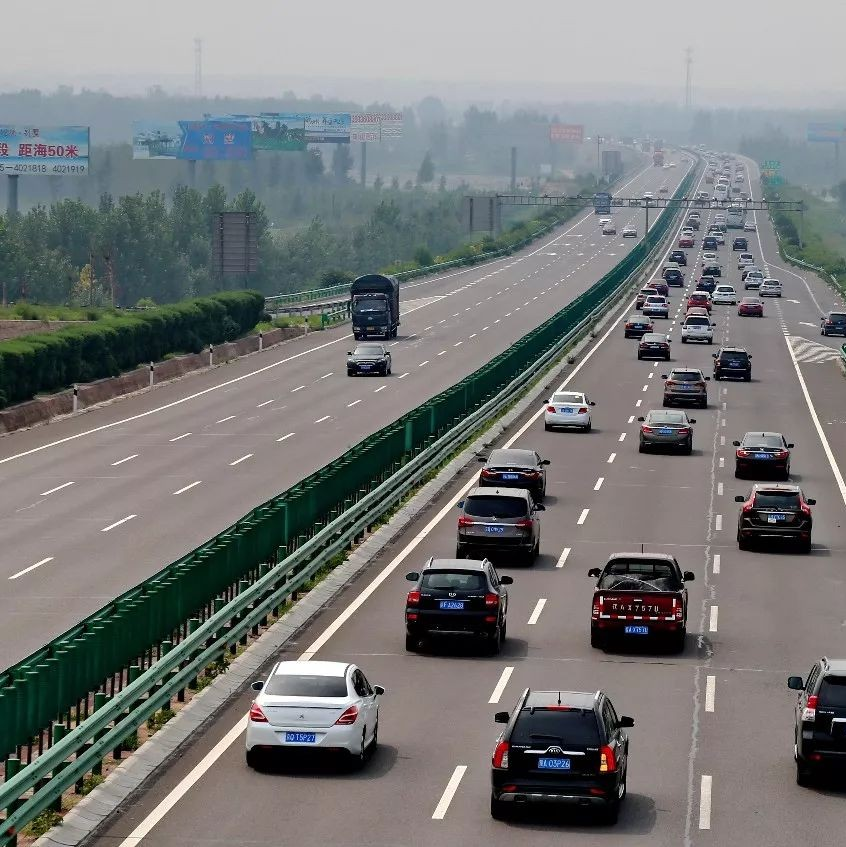
#> input picture 实验图片1.jpg, 846 x 847 px, given in place of 1.jpg, which was not available
$ python '经典算法分割.py'   (older library calls are emulated)
#> lines starting #> are read from the running program, lines starting #| are printed output that depends on the picture; after the words box and inside, x2 and y2 are one past the last pixel; in counts of white or black regions, pixels touching at a corner belong together; pictures that were not available may be replaced by others from this repository, and a replacement may not be noted
import cv2
import numpy as np
from matplotlib import pyplot as plt

# 读取图片
image_path = '1.jpg'
img = cv2.imread(image_path, cv2.IMREAD_GRAYSCALE)
#> img: shape (847, 846); min 0, max 255, mean 119.5

# Robert 算子
roberts_cross_v = np.array([[1, 0], [0, -1]])
roberts_cross_h = np.array([[0, 1], [-1, 0]])
roberts_v = cv2.filter2D(img, -1, roberts_cross_v)
roberts_h = cv2.filter2D(img, -1, roberts_cross_h)
edges_roberts = roberts_v + roberts_h

# Sobel 算子
edges_sobel_x = cv2.Sobel(img, cv2.CV_64F, 1, 0, ksize=3)
edges_sobel_y = cv2.Sobel(img, cv2.CV_64F, 0, 1, ksize=3)
edges_sobel = cv2.magnitude(edges_sobel_x, edges_sobel_y)
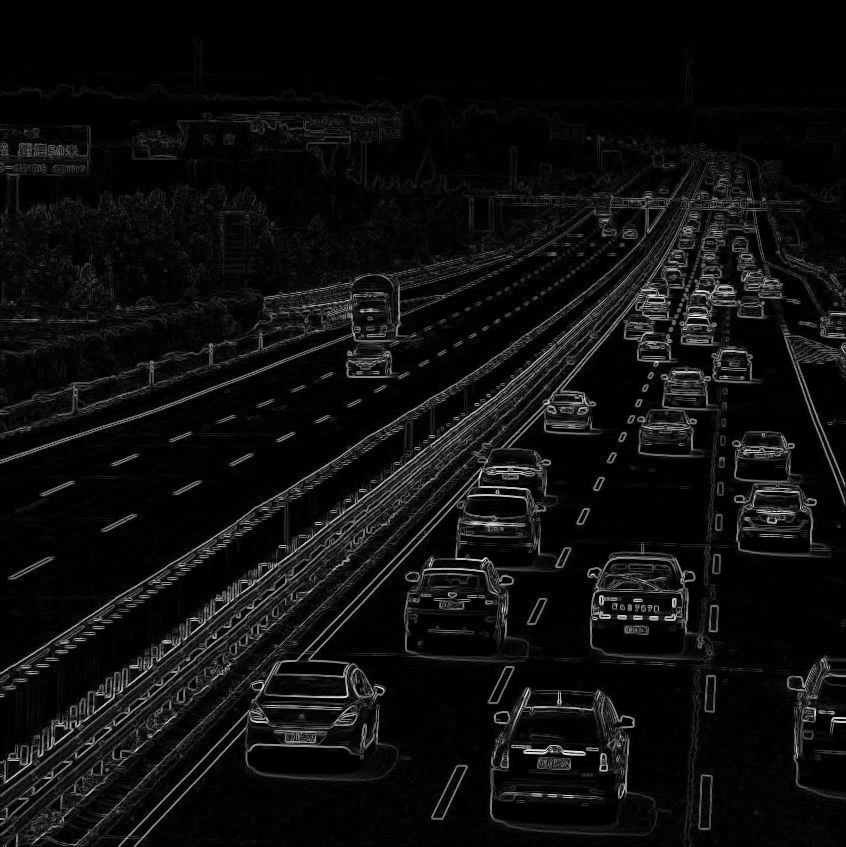
#> edges_sobel: shape (847, 846) float64; min 0, max 1024.1, mean 60.1; drawn with min black and max white

# Prewitt 算子
kernelx = np.array([[1, 0, -1], [1, 0, -1], [1, 0, -1]])
kernely = np.array([[1, 1, 1], [0, 0, 0], [-1, -1, -1]])
edges_prewitt_x = cv2.filter2D(img, -1, kernelx)
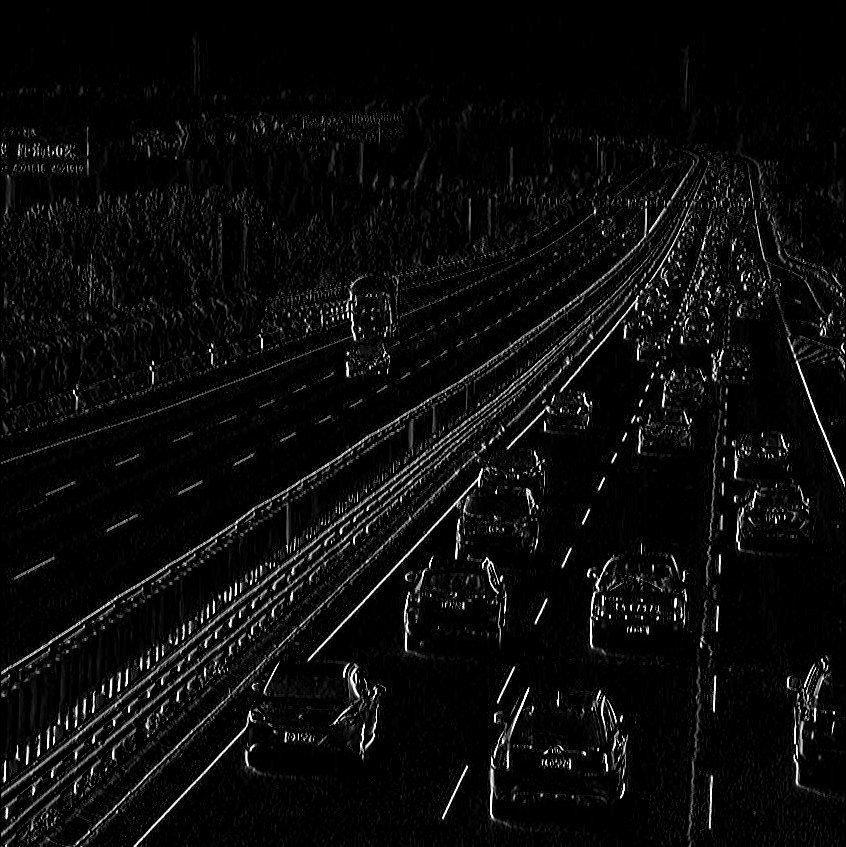
#> edges_prewitt_x: shape (847, 846); min 0, max 255, mean 11.1
edges_prewitt_y = cv2.filter2D(img, -1, kernely)
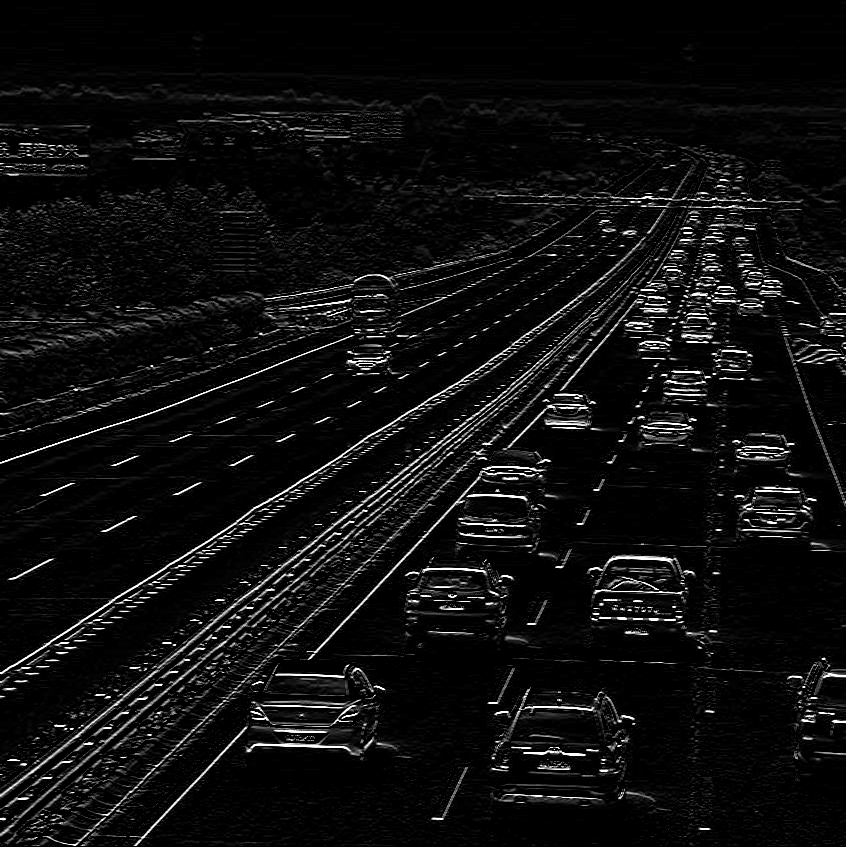
#> edges_prewitt_y: shape (847, 846); min 0, max 255, mean 14.7
edges_prewitt = edges_prewitt_x + edges_prewitt_y
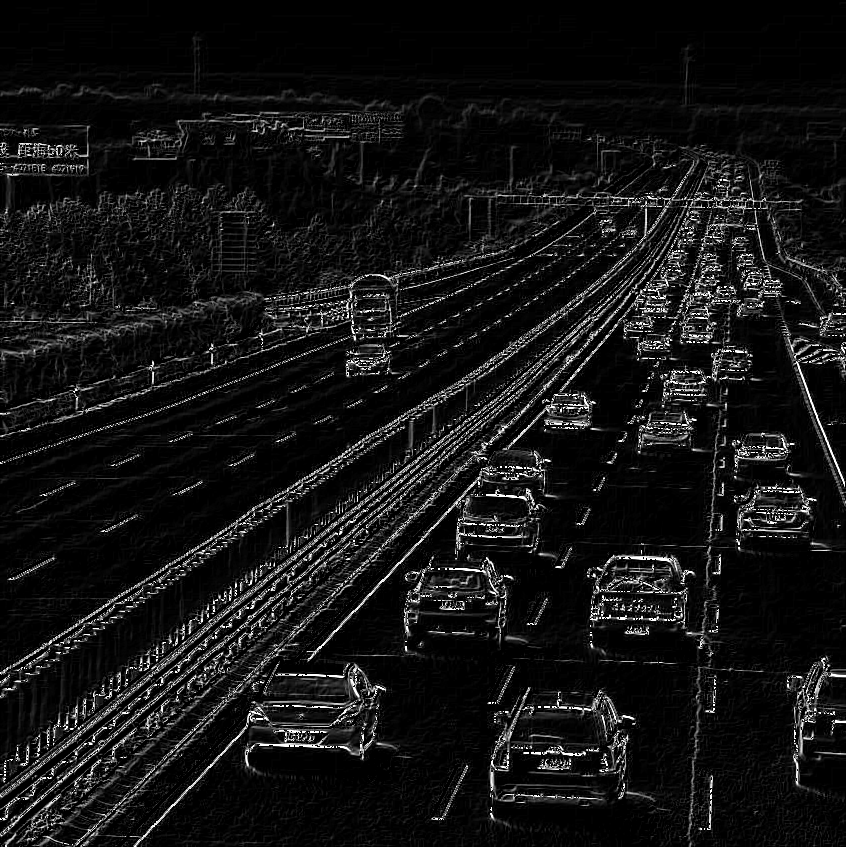
#> edges_prewitt: shape (847, 846); min 0, max 255, mean 20.5

# 拉普拉斯（Laplacian）算子
edges_laplacian = cv2.Laplacian(img, cv2.CV_64F)
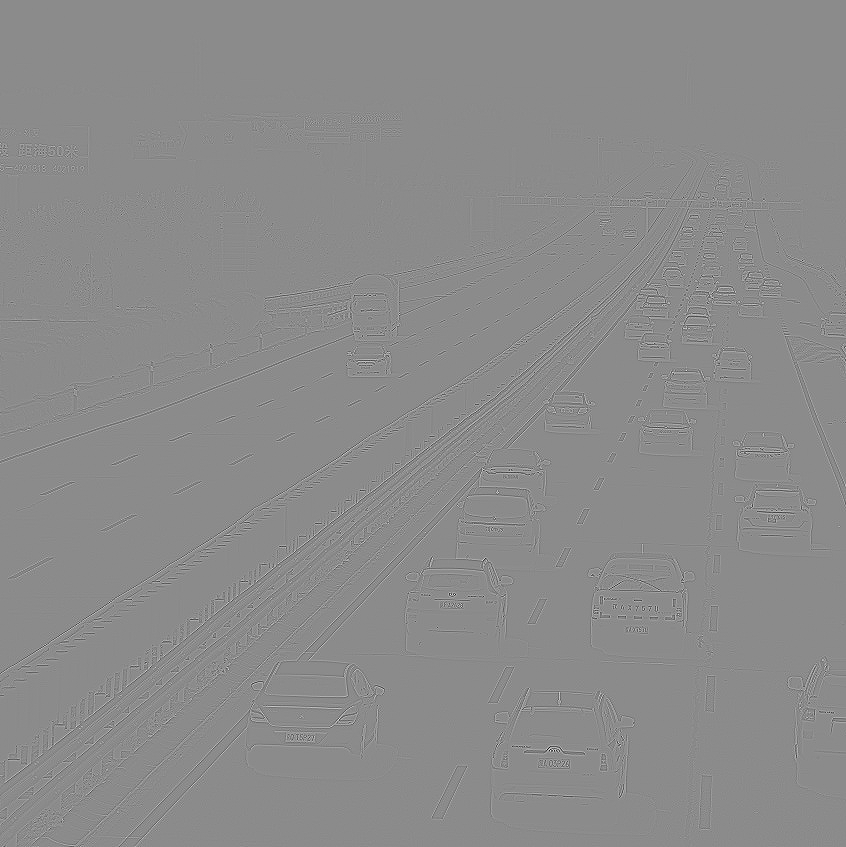
#> edges_laplacian: shape (847, 846) float64; min -880, max 730, mean 0; drawn with min black and max white

# Canny 算子
edges_canny = cv2.Canny(img, 100, 200)
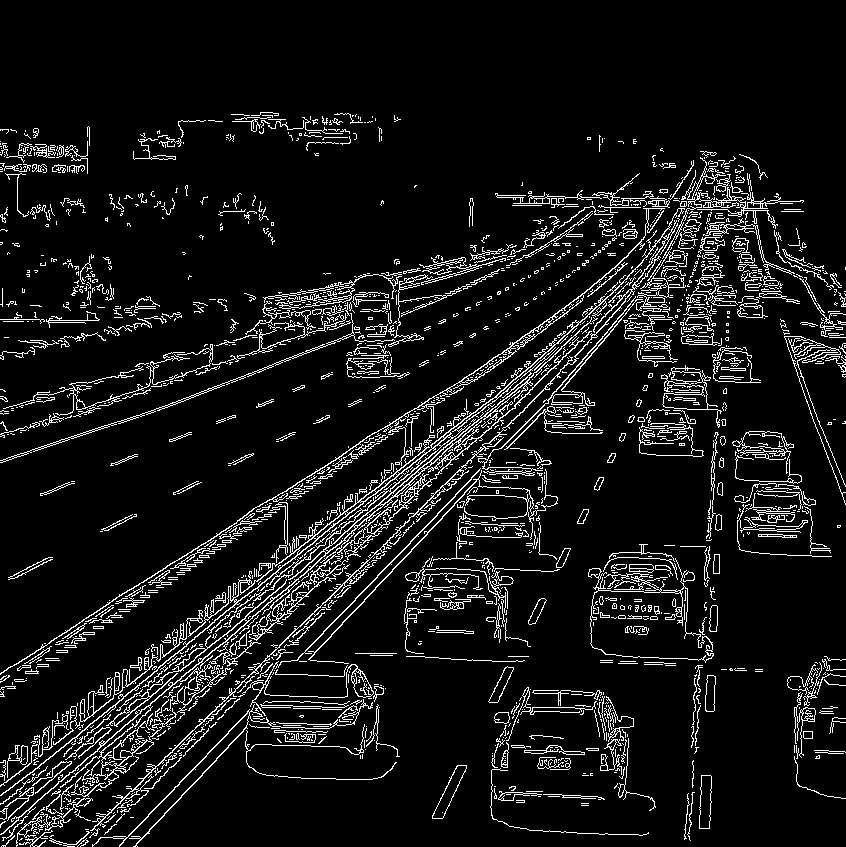
#> edges_canny: shape (847, 846); 8.4% white in thin lines or dots, all inside (x1, y1, x2, y2) = (0, 112, 846, 847)

# 显示和保存分割后的图片
titles = ['Original Image', 'Roberts', 'Sobel', 'Prewitt', 'Laplacian', 'Canny']
images = [img, edges_roberts, edges_sobel, edges_prewitt, edges_laplacian, edges_canny]
save_paths = ['original.jpg', 'roberts.jpg', 'sobel.jpg', 'prewitt.jpg', 'laplacian.jpg', 'canny.jpg']

for i in range(6):
    plt.subplot(2, 3, i + 1), plt.imshow(images[i], cmap='gray')
    plt.title(titles[i])
    plt.xticks([]), plt.yticks([])
    cv2.imwrite(save_paths[i], images[i])

plt.show()

$ run again, on 实验图片2.jpg
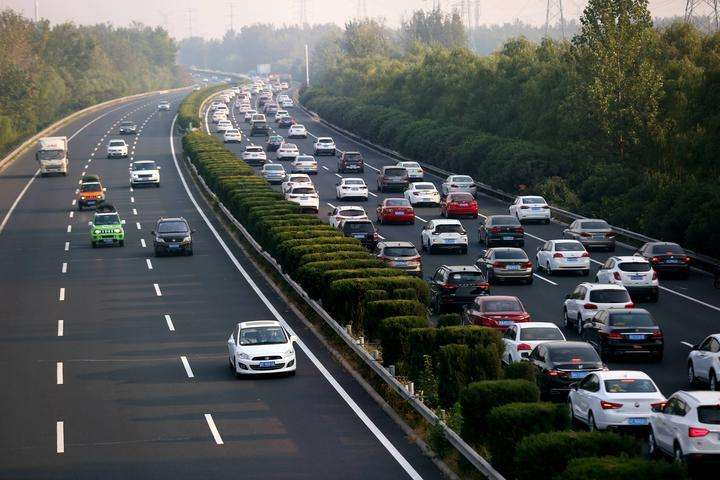
#> input picture 实验图片2.jpg, 720 x 480 px, given in place of 1.jpg, which was not available
#> `edges_laplacian = cv2.Laplacian(img, cv2.CV_64F)`:
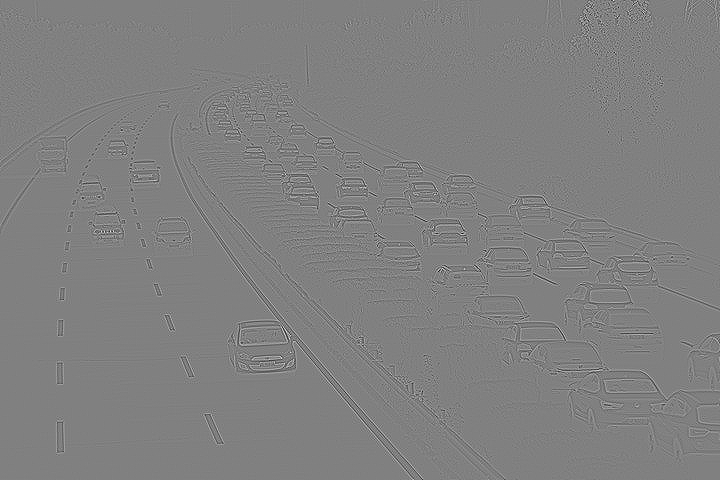
#> edges_laplacian: shape (480, 720) float64; min -584, max 575, mean 0; drawn with min black and max white
#> `edges_canny = cv2.Canny(img, 100, 200)`:
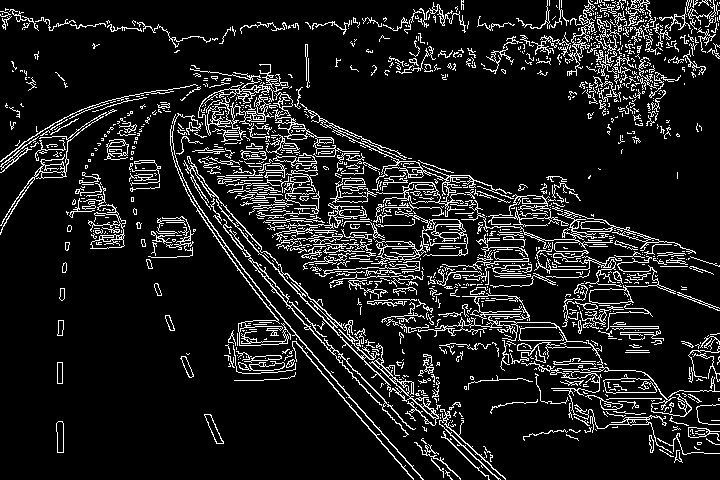
#> edges_canny: shape (480, 720); 11.2% white in thin lines or dots
